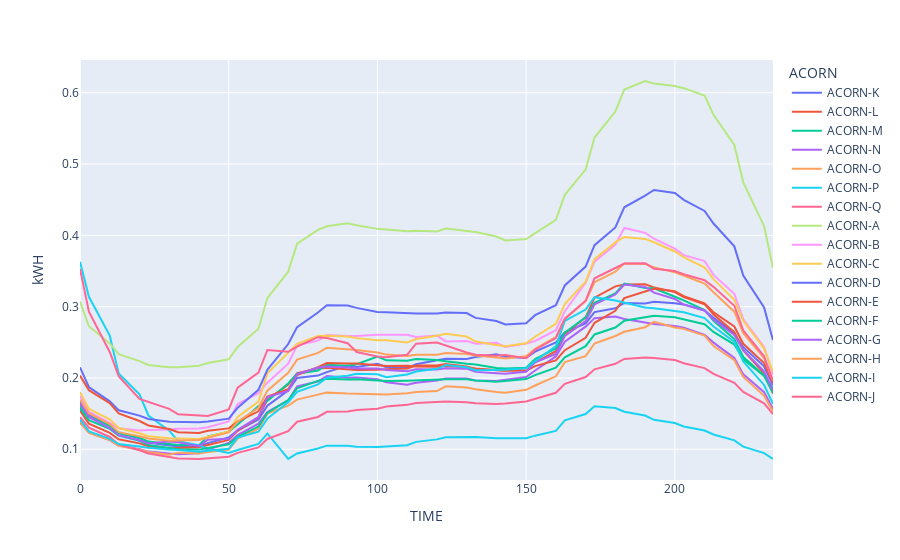

Here is the notebook cell this chart was saved with:
### Code cell
import plotly.express as px

fig = px.line(g1, x='TIME', y='kWH', color='ACORN',line_group="ACORN_GROUPED")
fig
